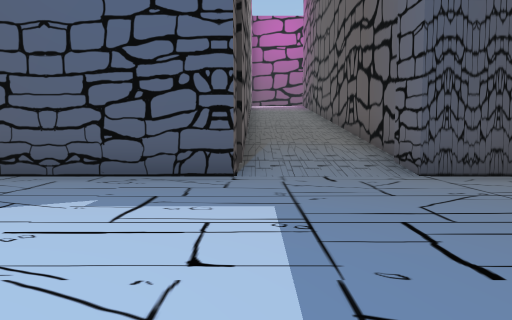
view 1 (above)

24 first-person views from a walk through a 3-D level made in the Unity game engine. The camera is 1.2 m above the floor, tilts 4° down and sees 70° across. The floor is counted in squares, 2 m on a side. Each view is taken from the middle of a square. On the plan, view 1 faces up. The plan holds only what a view shows up to about 10 squares ahead; the rest is blank. The place goes on beyond the plan. The player character is not drawn. Some animated figures are not drawn.

view 2
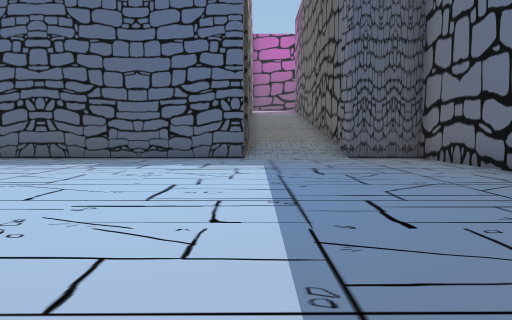

view 3
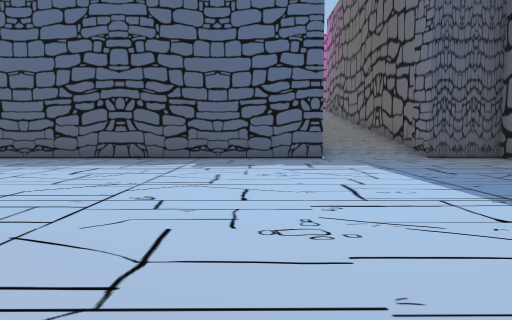

view 4
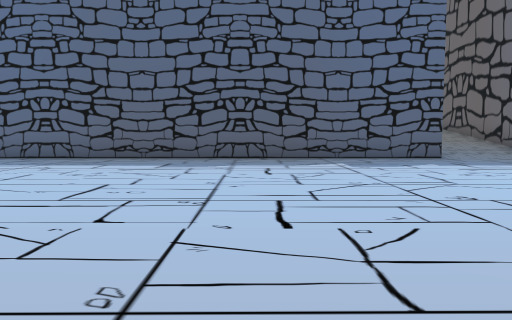

view 5
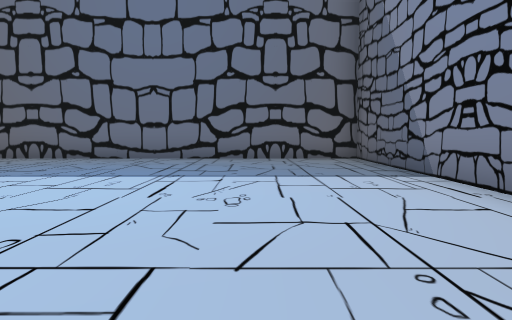

view 6
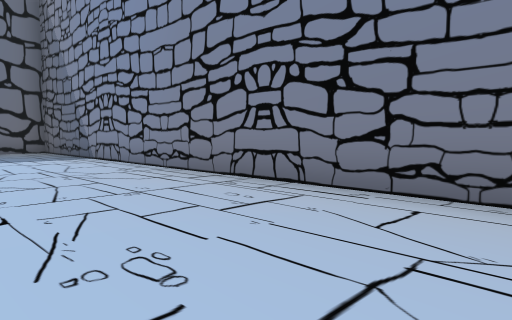

view 7
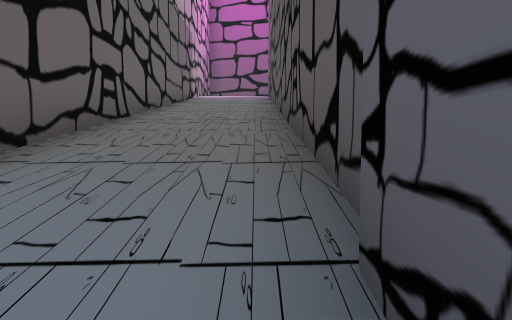

view 8
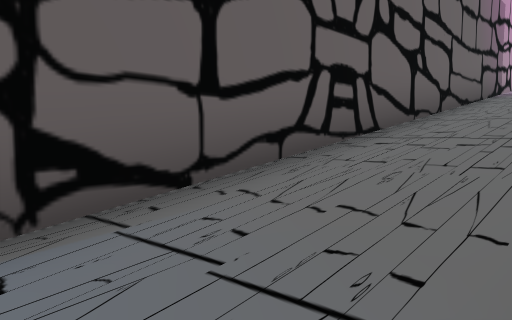

view 9
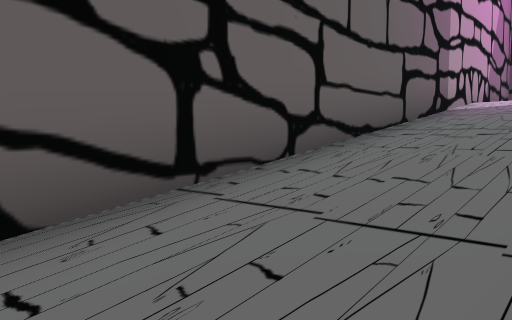

view 10
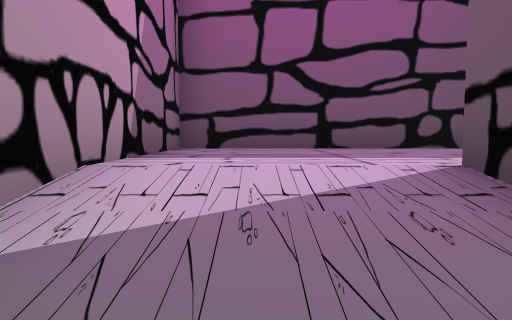

view 11
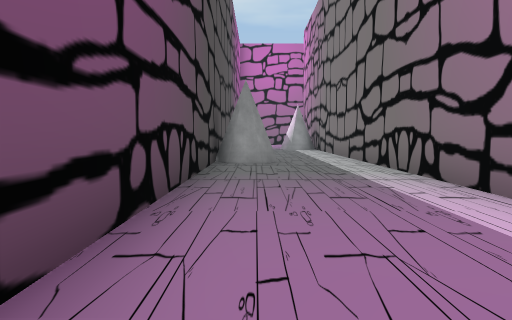

view 12
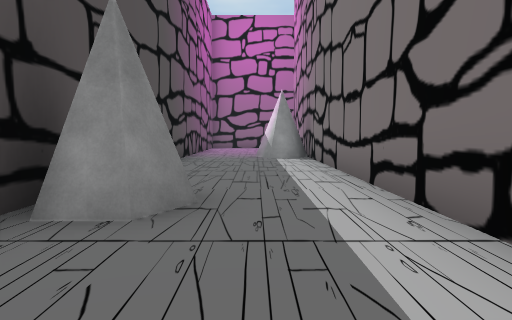

view 13
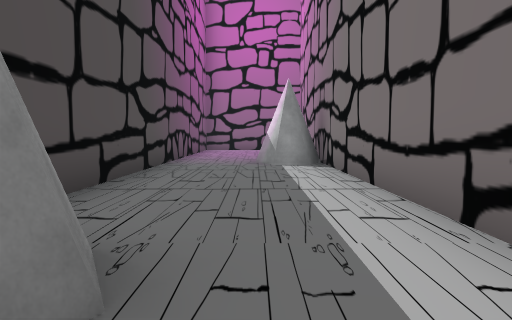

view 14
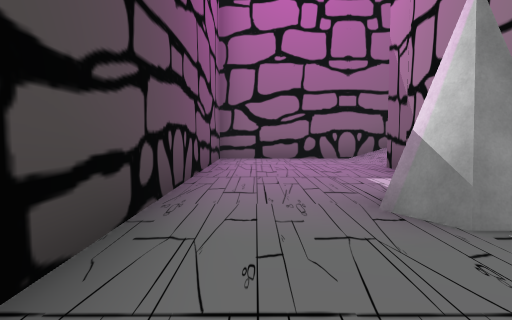

view 15
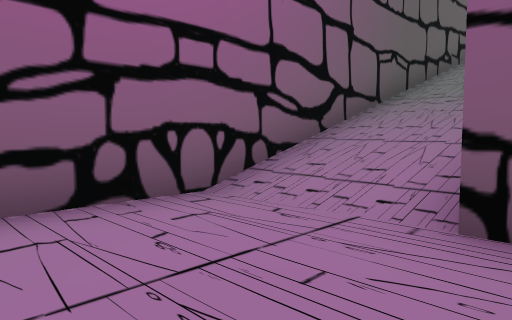

view 16
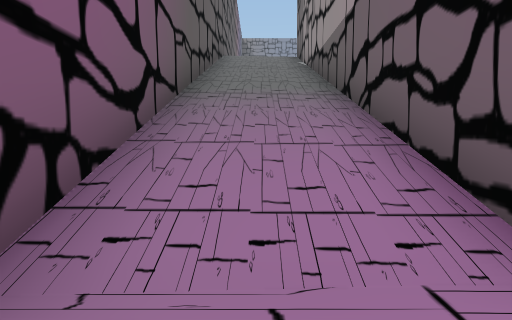

view 17
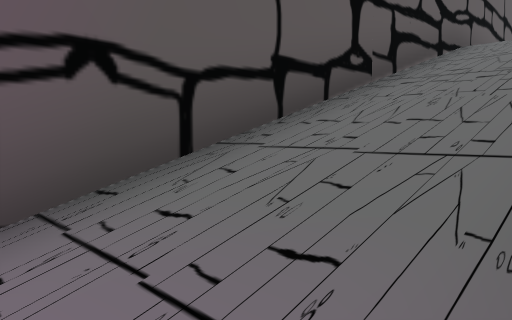

view 18
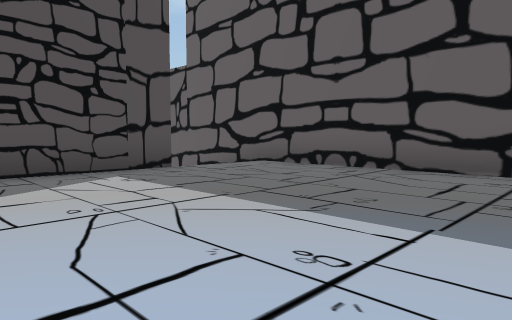

view 19
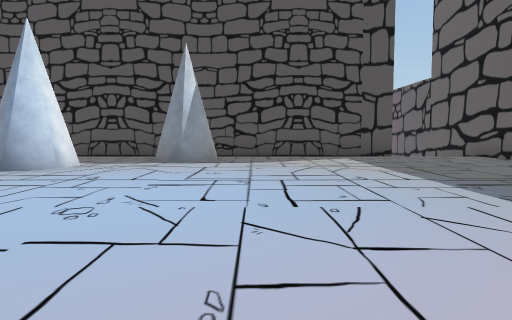

view 20
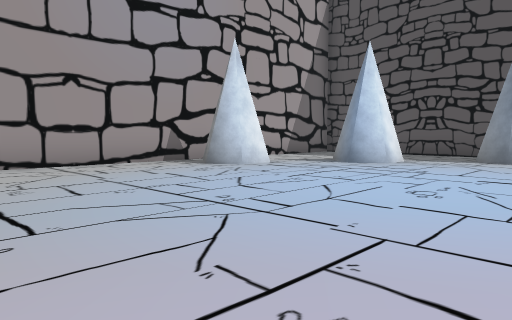

view 21
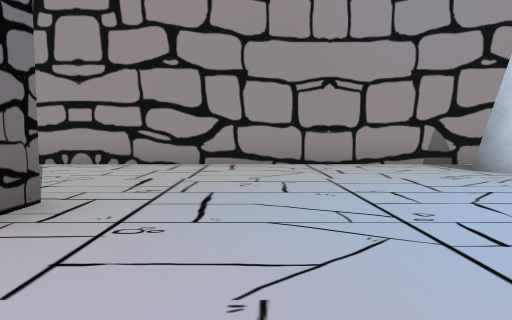

view 22
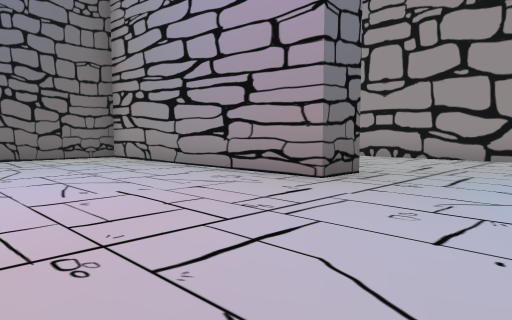

view 23
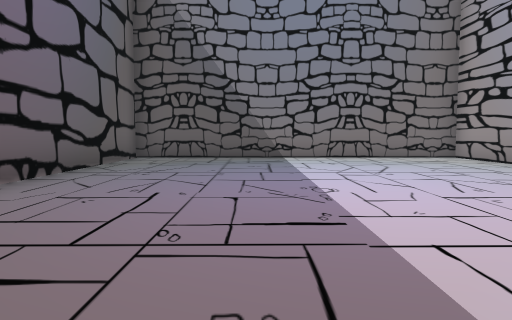

view 24
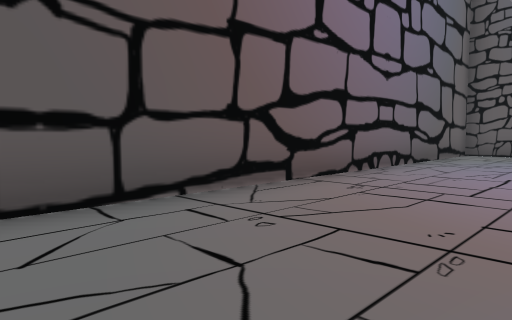

### Floor plan
Key: @ floor where view 1 was taken; # wall or solid block; . main floor; - floor 6.25 m lower than the main floor; _ floor 10.5 m lower than the main floor; / step, stairs or slope.
Columns run from 9 left of view 1 to 22 right of it. Each row starts with its distance up from view 1.
 23         ########################
 22         #---------##-----------#
 21         #----------------------#
 20         #----------------#-----#
 19         #///#################//#
 18         #///                #//#
 17         #//                 #//#
 16         #//                 #//#
 15         #///#               #//#
 14         #///#               #//#
 13         #///#               #//#
 12         #///#               #//#
 11         #///#               #//#
 10         #///#               # /#
  9         #///#       #########//#
  8         #///#        .. #......#
  7         #///#        ..##......#
  6 #########///##     ..#.........#
  5 _____________#     ..#.........#
  4 _____________#   # #...........#
  3 _____________#   #.#.........
  2 _____________#   #.............
  1 _____________#   #.............#
  0  ________@___#   #.............#
 -1 _____________#   #.............#
 -2 _____________#   #.............#
 -3 _____________#   #....##.......#
 -4 _____________#   #.... #.......#
 -5  #############   #..   #.......#
 -6                        #.......#
 -7                        #.......#
 -8                        #.......#
 -9                        #.......#
-10                        #########

Where each view was taken, in squares from view 1:
view 1: 0 up, 0 right, facing up
view 2: 4 down, 0 right, facing up
view 3: 4 down, 2 left, facing up
view 4: 4 down, 5 left, facing up
view 5: 2 down, 5 left, facing right
view 6: 1 down, 9 left, facing down-right
view 7: 5 up, 2 right, facing up
view 8: 7 up, 2 right, facing up-left
view 9: 11 up, 2 right, facing up-left
view 10: 17 up, 1 right, facing up
view 11: 22 up, 1 right, facing right
view 12: 21 up, 6 right, facing right
view 13: 21 up, 8 right, facing right
view 14: 22 up, 13 right, facing right
view 15: 22 up, 19 right, facing down-right
view 16: 21 up, 21 right, facing down
view 17: 16 up, 20 right, facing down-right
view 18: 3 up, 16 right, facing up-right
view 19: 1 down, 16 right, facing up
view 20: 2 down, 16 right, facing up-left
view 21: 1 down, 16 right, facing left
view 22: 0 up, 18 right, facing down-left
view 23: 0 up, 19 right, facing down
view 24: 2 up, 19 right, facing down-right
